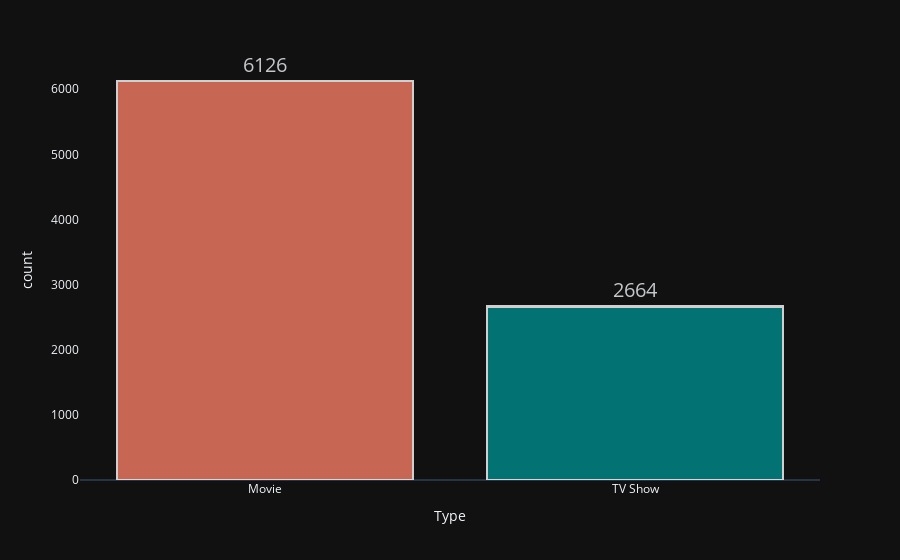

This figure's notebook cell:
### Code cell
fig=px.histogram(data_frame=data,x='Type',color='Type',template='plotly_dark',color_discrete_sequence=['#f47c64','darkcyan'],
                 text_auto=True,barmode='stack')
fig.update_traces(textfont_size=20, textangle=0, textposition="outside", cliponaxis=False)
#fig.update_layout(barmode='stack', title={'text':"Netflix content: movies vs tv shows",'font':{'size':30}},title_x= 0.1)
fig.update_traces(showlegend=False)
fig.update_yaxes(showgrid=False)
fig.update_traces( marker_line_color='white',
                  marker_line_width=2.5, opacity=0.8)
fig.show()

### Figure 1 — Plotly figure (JSON) as saved in the notebook; plotly's stock layout.template omitted (floating-point values rounded to 4 significant figures; data arrays with more than 128 entries replaced by an {"elided": "..."} marker saying what was removed)
{"data": [{"alignmentgroup": "True", "bingroup": "x", "cliponaxis": false, "hovertemplate": "Type=%{x}<br>count=%{y}<extra></extra>", "legendgroup": "Movie", "marker": {"color": "#f47c64", "line": {"color": "white", "width": 2.5}, "pattern": {"shape": ""}}, "name": "Movie", "offsetgroup": "Movie", "opacity": 0.8, "orientation": "v", "showlegend": false, "textangle": 0, "textfont": {"size": 20}, "textposition": "outside", "texttemplate": "%{value}", "type": "histogram", "x": {"elided": "6126 str values"}, "xaxis": "x", "yaxis": "y"}, {"alignmentgroup": "True", "bingroup": "x", "cliponaxis": false, "hovertemplate": "Type=%{x}<br>count=%{y}<extra></extra>", "legendgroup": "TV Show", "marker": {"color": "darkcyan", "line": {"color": "white", "width": 2.5}, "pattern": {"shape": ""}}, "name": "TV Show", "offsetgroup": "TV Show", "opacity": 0.8, "orientation": "v", "showlegend": false, "textangle": 0, "textfont": {"size": 20}, "textposition": "outside", "texttemplate": "%{value}", "type": "histogram", "x": {"elided": "2664 str values"}, "xaxis": "x", "yaxis": "y"}], "layout": {"barmode": "stack", "legend": {"title": {"text": "Type"}, "tracegroupgap": 0}, "margin": {"t": 60}, "xaxis": {"anchor": "y", "categoryarray": ["Movie", "TV Show"], "categoryorder": "array", "domain": [0, 1], "title": {"text": "Type"}}, "yaxis": {"anchor": "x", "domain": [0, 1], "showgrid": false, "title": {"text": "count"}}}}
